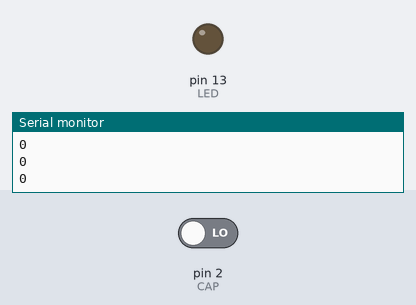
Recording of a sketch running on a simulated Arduino Uno, built with avr-gcc and run on an emulated ATmega328P. On the bench: output pins drawn as LEDs (lit = HIGH), the last lines printed to the serial monitor. The inputs (shaded band) are chosen by the test bench; at power-on: pin 2 (CAP) LOW.

Above: at 1.2 s.
1.3 s: pin 2 (CAP) driven HIGH
At 2.0 s:
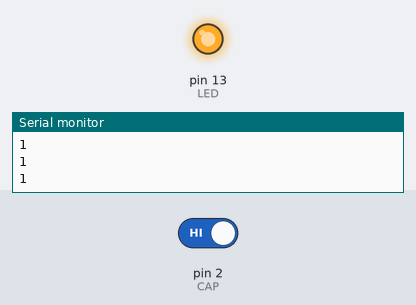
2.8 s: pin 2 (CAP) driven LOW
At 3.1 s:
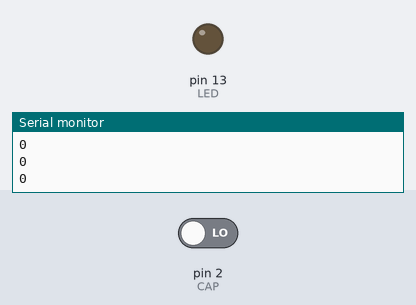
Timing chart, 0 to 5.8 s (numbered marks = the images above; inputs shaded):
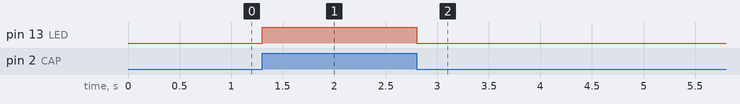

The sketch:

keyes.ino
```cpp
// https://wiki.keyestudio.com/Ks0068_keyestudio_37_in_1_Sensor_Kit_for_Arduino_Starters#Project_14:_Capacitive_Touch
enum {
  CAP = 2,
  LED = 13,
};

void setup() {
  pinMode(CAP, INPUT);
  pinMode(LED, OUTPUT);
  Serial.begin(9600);
}

void loop() {
  int val = digitalRead(CAP);
  digitalWrite(LED, val);
  Serial.println(val);
  delay(100);
}
```

Measured:
- after the input at 1.3 s, pin 13 (LED): LOW → HIGH at once
- after the input at 2.8 s, pin 13 (LED): HIGH → LOW at once
